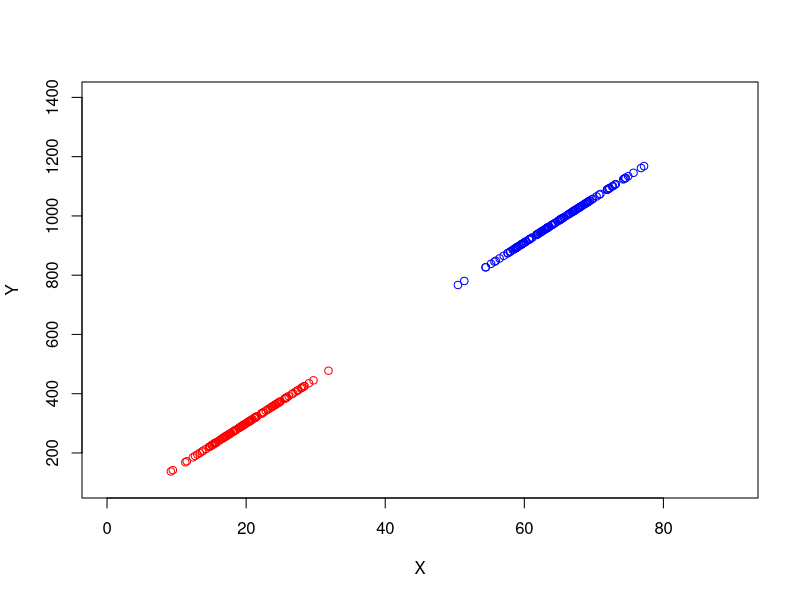
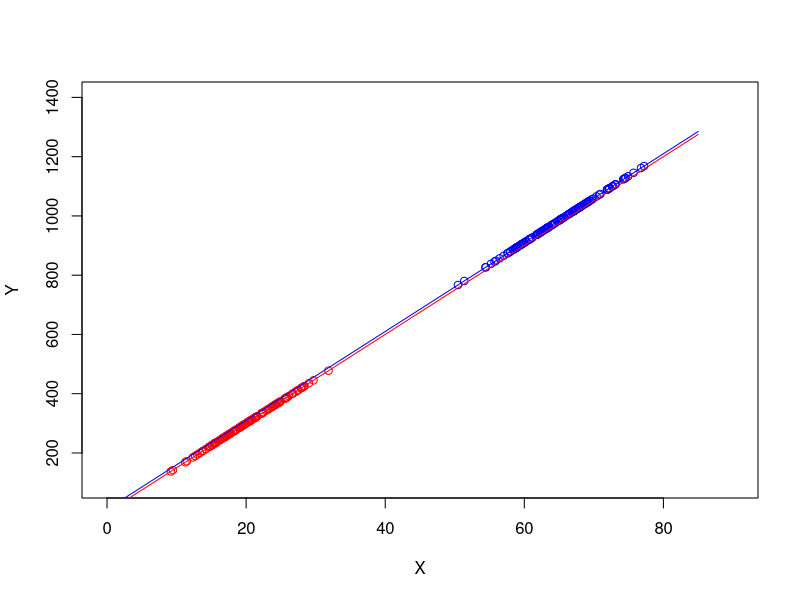

Write the R code that produced these figures, in order.
## ---- chunk 1
#Parametres
N=1000
mean_treatment <- 110 # Moyenne de Ytreatment
sd_treatment <- 10    # Ecart-type du groupe de treatment
mean_control <- 120   # Moyenne de Ycontol
sd_control <- 10      # Ecart-type du groupe de control
## ---- chunk 2
treatment_group <- rnorm(N, mean_treatment, sd_treatment) #Vecteur outcome du groupe de treatment
control_group <- rnorm(N, mean_control, sd_control) #Vecteur outcome du groupe de control
## ---- chunk 3
# Attribution aléatoire du traitement 
allocation <- sample(c(0, 1), size = N, replace = TRUE) #Vecteur contenant des valeurs dans {0,1} générée par une loi uniforme.
## ---- chunk 4
# Simulation des résultats
simulated_results <- ifelse(allocation == 0, control_group, treatment_group)
## ---- chunk 5
# Analyse statistique des estimations
treatment_mean <- mean(simulated_results[allocation == 1])
control_mean <- mean(simulated_results[allocation == 0])
## ---- chunk 6
effet_treat=treatment_mean - control_mean
effet_treat
## ---- chunk 7
result<-t.test(simulated_results[allocation==1]-simulated_results[allocation==0],y=NULL,alternative = "two.sided",mu = mean_control-mean_treatment,var.equal =TRUE)
result
## ---- chunk 8
df <- result$parameter
tobs <- result$statistic
alpha <- 0.05
critical_value <- qt(1 - alpha/2, df)
if (abs(tobs) > critical_value) {
  cat("Le test est significatif.\n")
} else {
  cat("Le test n'est pas significatif.\n")
}
## ---- chunk 9
Nt=150
Nc=133
meanX_ageT<-65
sd_XT <- 5
meanX_ageC <-20
sd_XC <-5
To<-10
alpha<-15
## ---- chunk 10
Xt<-rnorm(Nt, meanX_ageT, sd_XT)
Xc<-rnorm(Nc, meanX_ageC, sd_XC)
## ---- chunk 11
Yt<-To+alpha*Xt
Yc<-alpha*Xc
X<-c(Xt,Xc)
## ---- chunk 12
#Tracer le premier graphique
plot(Xt, Yt,type = "p", col = "blue", xlab = "X", ylab = "Y",xlim=c(0,90),ylim=c(100,1400))

#Tracer le second graphique
lines(Xc, Yc,type = "p", col = "red")
## ---- chunk 13
#regression lineaire:
res1 <-lm(Yt~Xt)
res2 <-lm(Yc~Xc)
## ---- chunk 14
Y_est1 <- as.matrix(cbind(res1$fitted.values))
Y_est2 <- as.matrix(cbind(res2$fitted.values))
X<-seq(from = 0, to = 85, length.out = 1000)
theta.est1 <- res1$coefficients
theta.est2 <- res2$coefficients
## ---- chunk 15
#Tracer le premier graphique
plot(Xt, Yt,type = "p", col = "blue", xlab = "X", ylab = "Y",xlim=c(0,90),ylim=c(100,1400))
#Tracer le second graphique
lines(Xc, Yc,type = "p", col = "red")
lines(X,theta.est1[2]*X+theta.est1[1],type="l",col="blue")
lines(X,theta.est2[2]*X+theta.est2[1],type="l",col="red")
## ---- chunk 16
tau<-theta.est1[1]+sum(theta.est1[2]*X)-theta.est2[1]-sum(theta.est2[2]*X)
tau
## ---- chunk 17

